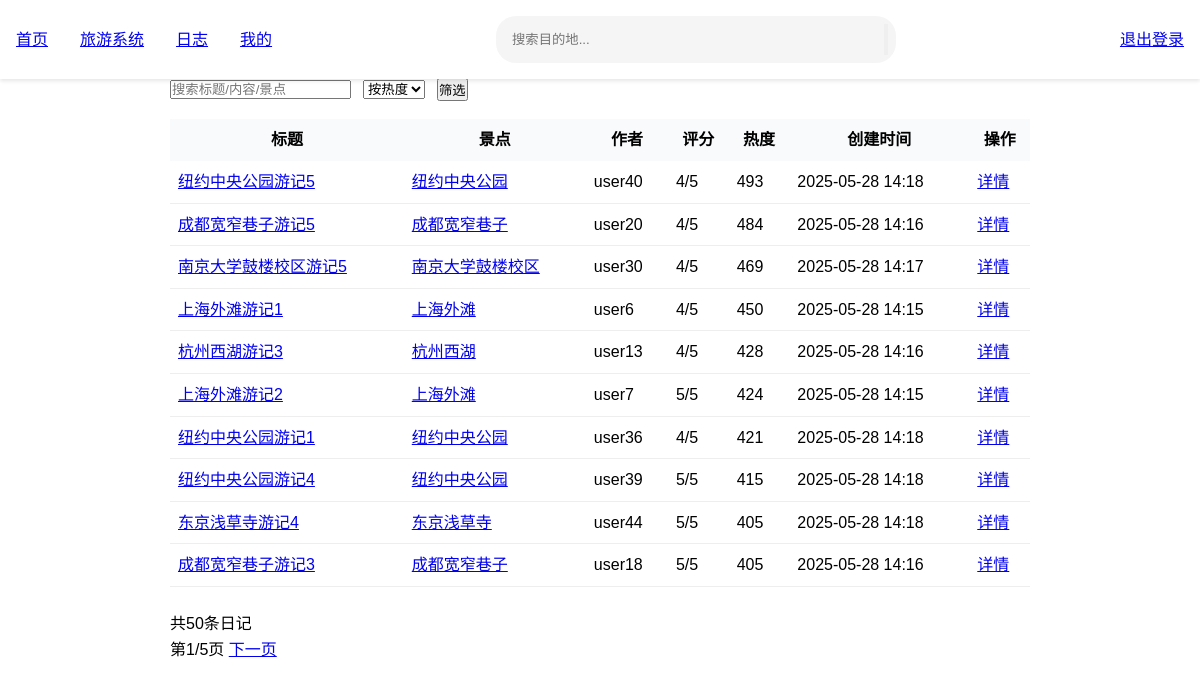
Page /TourismSystem/log (signed in) on the committed database.
### TourismSystem/models.py (models this page shows, shortened)
class Diary(models.Model):
    title = models.CharField(max_length=100)
    content = models.TextField()
    image = models.ImageField(upload_to='diary_images/')
    author = models.ForeignKey(User, on_delete=models.CASCADE)
    attraction = models.ForeignKey(Attraction, on_delete=models.CASCADE, related_name='diaries')
    rating = models.IntegerField()  # 1-5星
    popularity = models.IntegerField(default=0)
    created_at = models.DateTimeField(auto_now_add=True)
    updated_at = models.DateTimeField(auto_now=True)
    can_modify_rating = models.BooleanField(default=True)  # 限制评分修改一次
    class Meta:
        unique_together = ('author', 'attraction')

class Attraction(models.Model):
    CATEGORY_CHOICES = [
        ('nature', '自然景观'),
        ('history', '历史古迹'),
        ('city', '城市地标'),
        ('campus', '校园'),
        ('teaching', '教学楼'),
        ('office', '办公楼'),
        ('dorm', '宿舍楼'),
        ('shop', '商店'),
        ('restaurant', '饭店'),
        ('toilet', '洗手间'),
        ('library', '图书馆'),
        ('canteen', '食堂'),
        ('supermarket', '超市'),
        ('cafe', '咖啡馆'),
    ]
    name = models.CharField(max_length=100)
    category = models.CharField(max_length=30, choices=CATEGORY_CHOICES)
    keywords = models.CharField(max_length=200, blank=True, help_text="用逗号分隔")
    epithet = models.CharField(max_length=200, blank=True)
    popularity = models.IntegerField(default=0)
    rating = models.FloatField(default=0.0)
    rating_count = models.IntegerField(default=0)
    cover = models.ImageField(upload_to='attraction_covers/', default='TourismSystem/images/default.jpg')
    parent = models.ForeignKey('self', null=True, blank=True, on_delete=models.CASCADE, related_name='children')
    latitude = models.FloatField()
    longitude = models.FloatField()
    class Meta:
        unique_together = ('name', 'parent')

### TourismSystem/views.py (the view)
# urls.py: path("log", views.log, name="log"),
@login_required
def log(request):
    sort = request.GET.get("sort", "popularity")
    keyword = request.GET.get("keyword", "")
    diaries = Diary.objects.select_related('author', 'attraction')
    if keyword:
        diaries = diaries.filter(
            Q(title__icontains=keyword) |
            Q(content__icontains=keyword) |
            Q(attraction__name__icontains=keyword)
        )
    if sort == "rating":
        diaries = diaries.order_by("-rating", "-created_at")
    elif sort == "time":
        diaries = diaries.order_by("-created_at")
    else:
        diaries = diaries.order_by("-popularity", "-created_at")
    paginator = Paginator(diaries, 10)
    page_number = request.GET.get("page")
    page_obj = paginator.get_page(page_number)
    return render(request, "TourismSystem/log.html", {
        "page_obj": page_obj,
        "sort": sort,
        "keyword": keyword,
    })

### TourismSystem/templates/TourismSystem/log.html (shortened to what this page needs)
<!DOCTYPE html>
<html lang="zh-CN">
<head>
    {% load static %}
    <link rel="stylesheet" href="{% static 'TourismSystem/style.css' %}">
    <link rel="stylesheet" href="{% static 'TourismSystem/log.css' %}">
    <link rel="stylesheet" href="{% static 'TourismSystem/https://cdnjs.cloudflare.com/ajax/libs/font-awesome/5.15.4/css/all.min.css' %}">
</head>
<body>
    <nav class="top_nav">
        <div class="nav-container">
            <div class="nav-left">
                <a href="{% url 'index' %}">首页</a>
                <a href="{% url 'attractions' %}" class="logo">旅游系统</a>
                <a href="{% url 'log' %}">日志</a>
                <a href="{% url 'mine' %}">我的</a>
            </div>
            <div class="nav-center">
                <div class="search-box">
                    <input type="text" placeholder="搜索目的地...">
                    <button type="submit"></button>
                </div>
            </div>
            <div class="nav-right">
                <div class="user-profile" id="userProfile">
                    <div class="user-dropdown" id="userDropdown">
                        <a href="{% url 'logout' %}" id="logoutBtn" >退出登录</a>
                    </div>
                </div>
            </div>
        </div>
    </nav>
    {% block content %}
    <div class="log-container" style="max-width:900px;margin:40px auto;">
        <h2 style="color:#1765c1;">全部日记</h2>
        <form method="get" style="display:flex;gap:12px;align-items:center;margin-bottom:18px;">
            <input type="text" name="keyword" placeholder="搜索标题/内容/景点" value="{{ keyword }}">
            <select name="sort">
                <option value="popularity" {% if sort == "popularity" %}selected{% endif %}>按热度</option>
            </select>
            <button type="submit" class="btn btn-primary">筛选</button>
        </form>
        {% if page_obj %}
            <table style="width:100%;margin-top:12px;border-collapse:collapse;">
                <thead>
                    <tr style="background:#f8fafc;">
                        <th style="padding:8px;">标题</th>
                        <th style="padding:8px;">景点</th>
                        <th style="padding:8px;">作者</th>
                        <th style="padding:8px;">评分</th>
                        <th style="padding:8px;">热度</th>
                        <th style="padding:8px;">创建时间</th>
                        <th style="padding:8px;">操作</th>
                    </tr>
                </thead>
                <tbody>
                    {% for diary in page_obj %}
                    <tr style="border-bottom:1px solid #eee;">
                        <td style="padding:8px;">
                            <a href="{% url 'diary_detail' diary.id %}">{{ diary.title }}</a>
                        </td>
                        <td style="padding:8px;">
                            <a href="{% url 'attraction_detail' diary.attraction.id %}">{{ diary.attraction.name }}</a>
                        </td>
                        <td style="padding:8px;">{{ diary.author.username }}</td>
                        <td style="padding:8px;">{{ diary.rating }}/5</td>
                        <td style="padding:8px;">{{ diary.popularity }}</td>
                        <td style="padding:8px;">{{ diary.created_at|date:"Y-m-d H:i" }}</td>
                        <td style="padding:8px;">
                            <a href="{% url 'diary_detail' diary.id %}" class="btn btn-sm btn-outline-info">详情</a>
                        </td>
                    </tr>
                    {% endfor %}
                </tbody>
            </table>
            <div style="margin-top:24px;">
                <span>共{{ page_obj.paginator.count }}条日记</span>
                <div class="pagination">
                    <span>第{{ page_obj.number }}/{{ page_obj.paginator.num_pages }}页</span>
                    {% if page_obj.has_next %}
                        <a href="?sort={{ sort }}&keyword={{ keyword }}&page={{ page_obj.next_page_number }}">下一页</a>
                    {% endif %}
                </div>
            </div>
        {% else %}
            <p>暂无日记。</p>
        {% endif %}
    </div>
    {% endblock %}
</body>
</html>

### TourismSystem/static/TourismSystem/style.css (style rules this page uses)
* { margin: 0; padding: 0; box-sizing: border-box; }
body { font-family: Arial, sans-serif; line-height: 1.6; }
.top_nav { background-color: #fff; box-shadow: 0 2px 4px rgba(0,0,0,0.1); position: fixed; width: 100%; top: 0; z-index: 1000; }
.nav-container { max-width: 1200px; margin: 0 auto; padding: 1rem; display: flex; justify-content: space-between; align-items: center; }
.nav-left, .nav-right { display: flex; align-items: center; gap: 2rem; }
.nav-center { flex: 1; max-width: 400px; margin: 0 2rem; }
.search-box { display: flex; background: #f5f5f5; border-radius: 20px; padding: 0.5rem; }
.search-box input { border: none; background: none; width: 100%; padding: 0.5rem; outline: none; }
h2, h3, h4 { font-family: Arial, sans-serif; color: #333; }

### TourismSystem/static/TourismSystem/log.css (style rules this page uses)
.log-container { max-width: 1200px; margin: 100px auto 20px; padding: 0 20px; }

### rows in the picture
Diary: title "纽约中央公园游记5", attraction.name "纽约中央公园", author.username "user40", rating "4", popularity "493", created_at "2025-05-28 14:18"
Diary: title "成都宽窄巷子游记5", attraction.name "成都宽窄巷子", author.username "user20", rating "4", popularity "484", created_at "2025-05-28 14:16"
Diary: title "南京大学鼓楼校区游记5", attraction.name "南京大学鼓楼校区", author.username "user30", rating "4", popularity "469", created_at "2025-05-28 14:17"
Diary: title "上海外滩游记1", attraction.name "上海外滩", author.username "user6", rating "4", popularity "450", created_at "2025-05-28 14:15"
Diary: title "杭州西湖游记3", attraction.name "杭州西湖", author.username "user13", rating "4", popularity "428", created_at "2025-05-28 14:16"
Diary: title "上海外滩游记2", attraction.name "上海外滩", author.username "user7", rating "5", popularity "424", created_at "2025-05-28 14:15"
Diary: title "纽约中央公园游记1", attraction.name "纽约中央公园", author.username "user36", rating "4", popularity "421", created_at "2025-05-28 14:18"
Diary: title "纽约中央公园游记4", attraction.name "纽约中央公园", author.username "user39", rating "5", popularity "415", created_at "2025-05-28 14:18"
Diary: title "东京浅草寺游记4", attraction.name "东京浅草寺", author.username "user44", rating "5", popularity "405", created_at "2025-05-28 14:18"
Diary: title "成都宽窄巷子游记3", attraction.name "成都宽窄巷子", author.username "user18", rating "5", popularity "405", created_at "2025-05-28 14:16"

### other values in the picture
{{ page_obj.paginator.count }} "50"
{{ page_obj.number }} "1"
{{ page_obj.paginator.num_pages }} "5"
